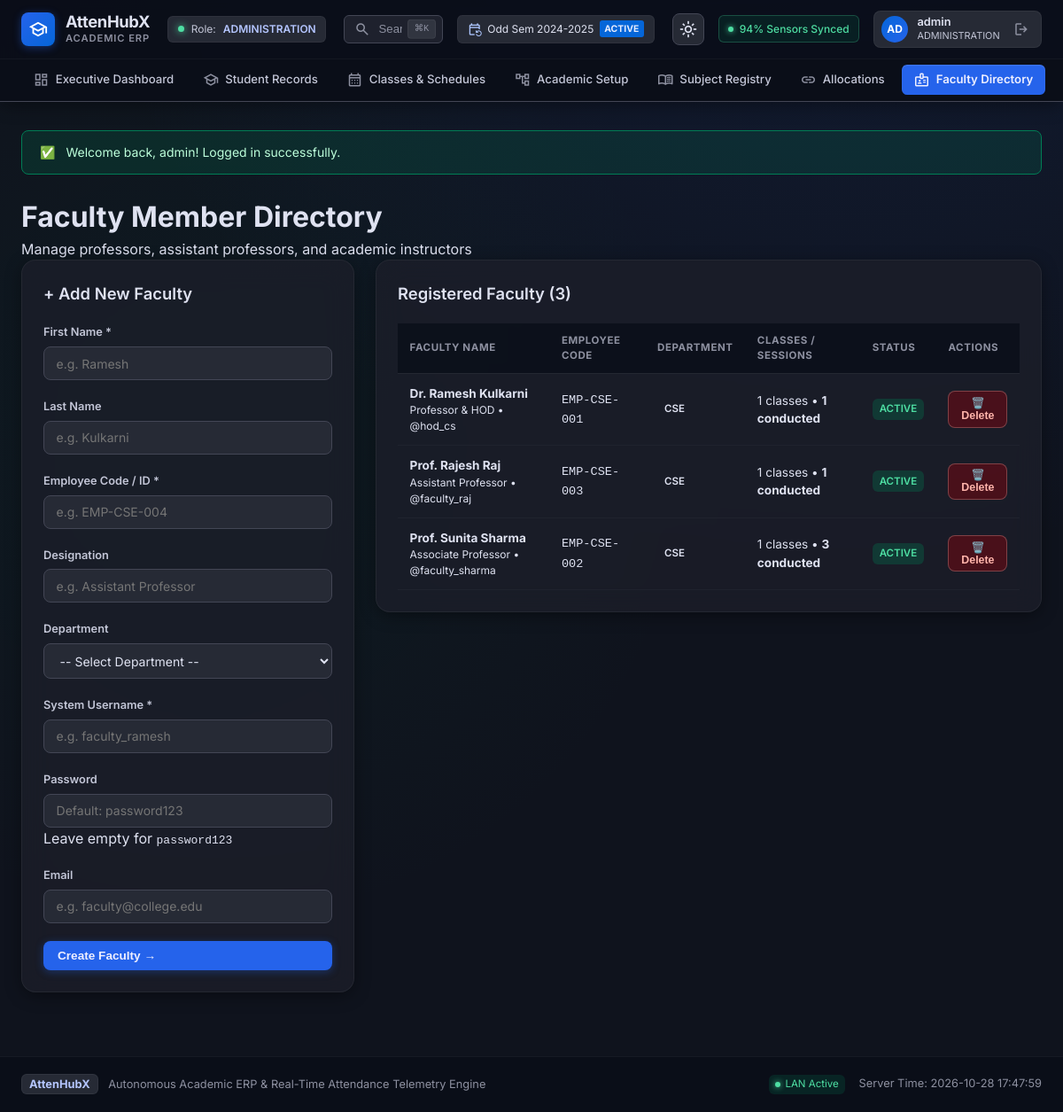
Screenshot of /admin/teachers.php (signed in) with the database file from the repository.
### tables this page shows
CREATE TABLE `teachers` (
    `id` BIGINT UNSIGNED AUTO_INCREMENT PRIMARY KEY,
    `user_id` BIGINT UNSIGNED UNIQUE NOT NULL,
    `teacher_id` VARCHAR(30) UNIQUE NOT NULL,
    `first_name` VARCHAR(100) NOT NULL,
    `last_name` VARCHAR(100) NULL,
    `designation` VARCHAR(100) NULL,
    `department_id` BIGINT UNSIGNED DEFAULT NULL,
    `joined_at` DATE NULL,
    `status` VARCHAR(30) NOT NULL DEFAULT 'ACTIVE',
    `created_at` DATETIME NOT NULL DEFAULT CURRENT_TIMESTAMP,
    `updated_at` DATETIME NOT NULL DEFAULT CURRENT_TIMESTAMP ON UPDATE CURRENT_TIMESTAMP,
    FOREIGN KEY (`user_id`) REFERENCES `users`(`id`) ON DELETE RESTRICT,
    FOREIGN KEY (`department_id`) REFERENCES `departments`(`id`) ON DELETE RESTRICT,
    INDEX `idx_teachers_status` (`status`)
);

CREATE TABLE `users` (
    `id` BIGINT UNSIGNED AUTO_INCREMENT PRIMARY KEY,
    `role_id` BIGINT UNSIGNED NOT NULL,
    `username` VARCHAR(100) UNIQUE NOT NULL,
    `password_hash` VARCHAR(255) NOT NULL,
    `email` VARCHAR(255) UNIQUE NULL,
    `phone` VARCHAR(20) NULL,
    `is_active` BOOLEAN DEFAULT TRUE,
    `last_login_at` DATETIME NULL,
    `created_at` DATETIME NOT NULL DEFAULT CURRENT_TIMESTAMP,
    `updated_at` DATETIME NOT NULL DEFAULT CURRENT_TIMESTAMP ON UPDATE CURRENT_TIMESTAMP,
    FOREIGN KEY (`role_id`) REFERENCES `roles`(`id`) ON DELETE RESTRICT,
    INDEX `idx_users_role` (`role_id`),
    INDEX `idx_users_active` (`is_active`)
);

CREATE TABLE `departments` (
    `id` BIGINT UNSIGNED AUTO_INCREMENT PRIMARY KEY,
    `code` VARCHAR(20) UNIQUE NOT NULL,
    `name` VARCHAR(150) UNIQUE NOT NULL,
    `description` TEXT NULL,
    `is_active` BOOLEAN DEFAULT TRUE,
    `created_at` DATETIME NOT NULL DEFAULT CURRENT_TIMESTAMP,
    `updated_at` DATETIME NOT NULL DEFAULT CURRENT_TIMESTAMP ON UPDATE CURRENT_TIMESTAMP
);

### includes/functions.php (called while the page is built, shortened)
<?php
function e(?string $str): string {
    return htmlspecialchars($str ?? '', ENT_QUOTES, 'UTF-8');
}
function base_url(string $path = ''): string {
    static $base = null;
    if ($base === null) {
        $script_dir = dirname($_SERVER['SCRIPT_NAME'] ?? '');
        $patterns = ['/admin', '/faculty', '/hod', '/student', '/auth'];
        $clean_dir = $script_dir;
        foreach ($patterns as $p) {
            if (substr($clean_dir, -strlen($p)) === $p) {
                $clean_dir = substr($clean_dir, 0, -strlen($p));
            }
        }
        $clean_dir = rtrim(str_replace('\\', '/', $clean_dir), '/');
        $base = $clean_dir;
    }
    $path = ltrim($path, '/');
    return ($base === '' ? '' : $base) . ($path !== '' ? '/' . $path : '/');
}

### admin/teachers.php (the view, shortened to what this page needs)
<?php
require_once __DIR__ . '/../includes/header.php';
$db = get_db();
$teachers = $db->query("
    SELECT
        t.id, t.teacher_id, t.first_name, t.last_name, t.designation, t.status, t.joined_at,
        u.username, u.email, u.phone,
        d.name AS dept_name, d.code AS dept_code,
        (SELECT COUNT(*) FROM class_subjects cs WHERE cs.teacher_id = t.id AND cs.is_active = 1) AS assigned_classes,
        (SELECT COUNT(*) FROM class_sessions cs WHERE cs.conducted_by_teacher_id = t.id) AS conducted_sessions
    FROM teachers t
    JOIN users u ON t.user_id = u.id
    LEFT JOIN departments d ON t.department_id = d.id
    ORDER BY t.status ASC, t.first_name ASC
")->fetchAll();
?>
<div class="page-header">
    <div>
        <h1 class="page-title">Faculty Member Directory</h1>
        <p class="page-subtitle">Manage professors, assistant professors, and academic instructors</p>
    </div>
</div>
<div style="display: grid; grid-template-columns: 1fr 2fr; gap: 1.5rem; align-items: start;">
    <div class="card">
        <div class="card-header">
            <h2 class="card-title">+ Add New Faculty</h2>
        </div>
        <form method="POST" action="<?= base_url('admin/teachers.php') ?>">
            <div class="card-body">
                <div class="form-group">
                    <label class="form-label">First Name <span class="required">*</span></label>
                    <input type="text" name="first_name" class="form-control" required placeholder="e.g. Ramesh">
                </div>
                <div class="form-group">
                    <label class="form-label">Last Name</label>
                    <input type="text" name="last_name" class="form-control" placeholder="e.g. Kulkarni">
                </div>
                <div class="form-group">
                    <label class="form-label">Employee Code / ID <span class="required">*</span></label>
                    <input type="text" name="teacher_id" class="form-control" required placeholder="e.g. EMP-CSE-004">
                </div>
                <div class="form-group">
                    <label class="form-label">Designation</label>
                    <input type="text" name="designation" class="form-control" placeholder="e.g. Assistant Professor">
                </div>
                <div class="form-group">
                    <label class="form-label">Department</label>
                    <select name="department_id" class="form-control">
                        <option value="">-- Select Department --</option>
                    </select>
                </div>
                <div class="form-group">
                    <label class="form-label">System Username <span class="required">*</span></label>
                    <input type="text" name="username" class="form-control" required placeholder="e.g. faculty_ramesh">
                </div>
                <div class="form-group">
                    <label class="form-label">Password</label>
                    <input type="password" name="password" class="form-control" placeholder="Default: password123">
                    <div class="form-help">Leave empty for <code>password123</code></div>
                </div>
                <div class="form-group">
                    <label class="form-label">Email</label>
                    <input type="email" name="email" class="form-control" placeholder="e.g. faculty@college.edu">
                </div>
                <button type="submit" class="btn btn-primary" style="width: 100%;">Create Faculty &rarr;</button>
            </div>
        </form>
    </div>
    <div class="card">
        <div class="card-header">
            <h2 class="card-title">Registered Faculty (<?= count($teachers) ?>)</h2>
        </div>
        <div class="card-body" style="padding: 0;">
            <div class="table-responsive">
                <table class="data-table">
                    <thead>
                        <tr>
                            <th>Faculty Name</th>
                            <th>Employee Code</th>
                            <th>Department</th>
                            <th>Classes / Sessions</th>
                            <th>Status</th>
                            <th>Actions</th>
                        </tr>
                    </thead>
                    <tbody>
                        <?php if (empty($teachers)): ?>
                            <tr>
                                <td colspan="6" style="text-align: center; color: var(--text-muted); padding: 2rem;">
                                    No faculty members found.
                                </td>
                            </tr>
                        <?php else: ?>
                            <?php foreach ($teachers as $t): ?>
                                <tr>
                                    <td>
                                        <strong><?= e($t['first_name'] . ' ' . ($t['last_name'] ?? '')) ?></strong>
                                        <div style="font-size: 0.75rem; color: var(--text-muted);"><?= e($t['designation'] ?: 'Faculty') ?> &bull; @<?= e($t['username']) ?></div>
                                    </td>
                                    <td><code><?= e($t['teacher_id']) ?></code></td>
                                    <td>
                                        <span class="badge badge-info"><?= e($t['dept_code'] ?: 'General') ?></span>
                                    </td>
                                    <td>
                                        <?= $t['assigned_classes'] ?> classes &bull; <strong><?= $t['conducted_sessions'] ?> conducted</strong>
                                    </td>
                                    <td>
                                        <span class="badge <?= $t['status'] === 'ACTIVE' ? 'badge-success' : 'badge-secondary' ?>">
                                            <?= e($t['status']) ?>
                                        </span>
                                    </td>
                                    <td>
                                        <form method="POST" action="<?= base_url('admin/teachers.php') ?>" onsubmit="return confirm('⚠️ Are you sure you want to PERMANENTLY delete faculty member <?= addslashes($t['first_name'] . ' ' . ($t['last_name'] ?? '')) ?>?');" style="margin: 0; display: inline;">
                                            <button type="submit" class="btn btn-danger btn-sm" title="Delete Faculty Member">
                                                🗑️ Delete
                                            </button>
                                        </form>
                                    </td>
                                </tr>
                            <?php endforeach; ?>
                        <?php endif; ?>
                    </tbody>
                </table>
            </div>
        </div>
    </div>
</div>
<?php require_once __DIR__ . '/../includes/footer.php'; ?>

### assets/css/style.css (style rules this page uses)
:root, [data-theme="dark"], html.dark { --bg-base: #0f131d; --surface: #0f131d; --surface-container-lowest: #0a0e18; --surface-container-low: #171b26; --surface-container: #1c1f2a; --surface-container-high: #262a35; --surface-container-highest: #313540; --surface-bright: #353944; --surface-variant: #313540; --on-surface: #dfe2f1; --on-surface-variant: #c3c6d7; --outline: #8d90a0; --outline-variant: #434655; --primary: #b4c5ff; --primary-container: #2563eb; --on-primary: #002a78; --on-primary-container: #eeefff; --secondary: #adc6ff; --secondary-container: #0566d9; --on-secondary-container: #e6ecff; --tertiary: #4edea3; --tertiary-container: #007d55; --on-tertiary-container: #bdffdb; --tertiary-fixed-dim: #4edea3; --error: #ffb4ab; --error-container: #93000a; --on-error-container: #ffdad6; --warning: #fbbf24; --warning-container: #78350f; --on-warning-container: #fef3c7; --radius-sm: 0.375rem; --radius-md: 0.5rem; --radius-lg: 0.75rem; --radius-xl: 1rem; --radius-full: 9999px; --shadow-card: 0 4px 20px -2px rgba(0, 0, 0, 0.45); --shadow-glow-primary: 0 0 35px -5px rgba(37, 99, 235, 0.25); --shadow-glow-tertiary: 0 0 35px -5px rgba(78, 222, 163, 0.2); --font-sans: 'Inter', -apple-system, BlinkMacSystemFont, 'Segoe UI', Roboto, sans-serif; }
* { box-sizing: border-box; margin: 0; padding: 0; }
html, body { background-color: var(--bg-base); color: var(--on-surface); font-family: var(--font-sans); line-height: 1.5; -webkit-font-smoothing: antialiased; min-height: 100vh; scrollbar-width: none; -ms-overflow-style: none; }
* { scrollbar-width: none !important; -ms-overflow-style: none !important; }
body.AttenHubX-app { display: flex; flex-direction: column; min-height: 100vh; background: radial-gradient(circle at 80% -20%, rgba(37, 99, 235, 0.12) 0%, transparent 50%), radial-gradient(circle at 20% 40%, rgba(0, 125, 85, 0.08) 0%, transparent 45%), var(--bg-base); }
.btn { display: inline-flex; align-items: center; gap: 0.45rem; padding: 0.55rem 1rem; border-radius: var(--radius-md); font-size: 0.85rem; font-weight: 600; cursor: pointer; text-decoration: none; border: none; transition: all 0.15s ease; }
.btn-primary { background: var(--primary-container); color: var(--on-primary-container); box-shadow: 0 2px 10px rgba(37, 99, 235, 0.35); }
.btn-danger { background: rgba(147, 0, 10, 0.4); color: var(--error); border: 1px solid rgba(255, 180, 171, 0.3); }
.btn-sm { padding: 0.35rem 0.65rem; font-size: 0.775rem; }
.card { background: rgba(28, 31, 42, 0.8); backdrop-filter: blur(16px); border: 1px solid rgba(255, 255, 255, 0.05); border-radius: var(--radius-xl); padding: 1.5rem; box-shadow: var(--shadow-card); margin-bottom: 1.5rem; }
.card-header { display: flex; align-items: center; justify-content: space-between; margin-bottom: 1.25rem; }
.card-title { font-size: 1.15rem; font-weight: 600; color: var(--on-surface); }
.form-group { margin-bottom: 1.25rem; }
.form-label { display: block; font-size: 0.8rem; font-weight: 600; color: var(--on-surface-variant); margin-bottom: 0.4rem; }
.form-control { width: 100%; padding: 0.6rem 0.85rem; background: var(--surface-container-high); border: 1px solid var(--outline-variant); border-radius: var(--radius-md); color: var(--on-surface); font-size: 0.875rem; font-family: inherit; transition: all 0.2s ease; }
select.form-control { cursor: pointer; }
.table-responsive { overflow-x: auto; width: 100%; }
.data-table { width: 100%; border-collapse: collapse; }
.data-table th { background: rgba(10, 14, 24, 0.8); color: var(--outline); font-size: 0.72rem; text-transform: uppercase; letter-spacing: 0.05em; padding: 0.65rem 0.85rem; text-align: left; border-bottom: 1px solid rgba(255, 255, 255, 0.05); }
.data-table td { padding: 0.75rem 0.85rem; border-bottom: 1px solid rgba(255, 255, 255, 0.03); color: var(--on-surface); font-size: 0.85rem; }
.badge { display: inline-flex; align-items: center; padding: 0.2rem 0.5rem; border-radius: var(--radius-sm); font-size: 0.72rem; font-weight: 600; }
.badge-success { background: rgba(0, 125, 85, 0.3); color: var(--tertiary); }

### rows the page displays
teachers: first_name+last_name "Dr. Ramesh Kulkarni", designation "Professor & HOD", user.username "hod_cs", teacher "EMP-CSE-001", department.code "CSE", assigned_classes "1", conducted_sessions "1", status "ACTIVE"
teachers: first_name+last_name "Prof. Rajesh Raj", designation "Assistant Professor", user.username "faculty_raj", teacher "EMP-CSE-003", department.code "CSE", assigned_classes "1", conducted_sessions "1", status "ACTIVE"
teachers: first_name+last_name "Prof. Sunita Sharma", designation "Associate Professor", user.username "faculty_sharma", teacher "EMP-CSE-002", department.code "CSE", assigned_classes "1", conducted_sessions "3", status "ACTIVE"

### other values shown
$user['role'] "ADMINISTRATION"
substr($user['username'] ?? 'U', 0, 2) "AD"
$user['display_name'] "admin"
$flash['message'] "Welcome back, admin! Logged in successfully."
count($teachers) "3"
